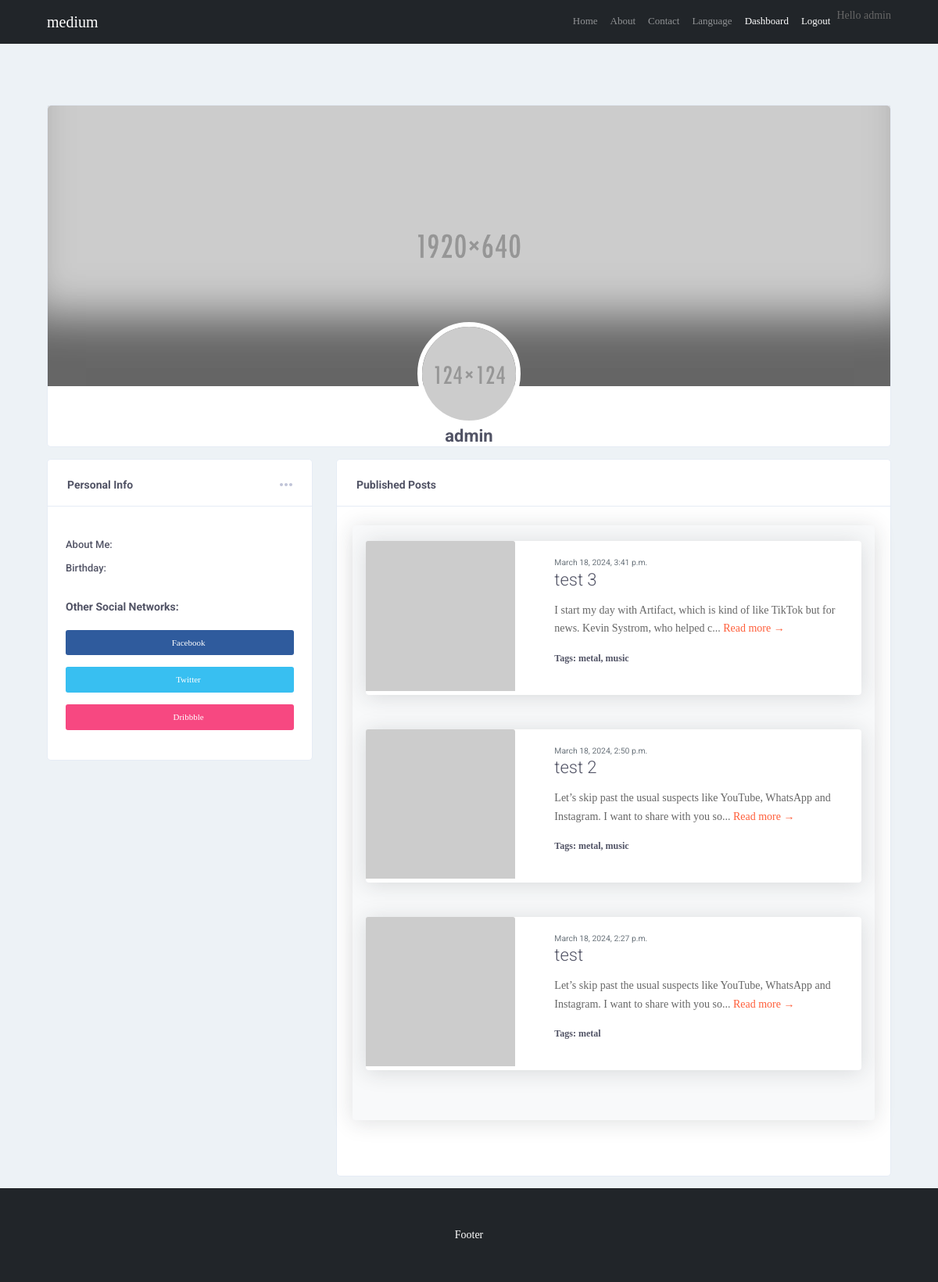
The page /en/account/profile/admin (signed in) on the database its author committed.
### bloghome/models.py (models this page shows, shortened)
class Post(models.Model):
	class Status(models.TextChoices):
		DRAFT = 'DF', 'Draft'
		PUBLISHED = 'PB', 'Published'
	title = models.CharField(max_length=264,)
	slug = models.SlugField(max_length=264,
									unique_for_date='publish')
	author = models.ForeignKey(settings.AUTH_USER_MODEL,
								on_delete=models.CASCADE,
								related_name='blog_posts')
	body = RichTextField(blank=True, null=True)
	image = models.ImageField(upload_to='Posts', blank=True, null=True)
	publish = models.DateTimeField(default=timezone.now)
	created = models.DateTimeField(auto_now_add=True)
	updated = models.DateTimeField(auto_now=True)
	status = models.CharField(max_length=2,
							choices=Status.choices,
							default=Status.DRAFT)
	objects = models.Manager()
	published = PublishedManager()
	tags = TaggableManager()
	class Meta:
		ordering = ['-publish']
		indexes = [
			models.Index(fields=['-publish']),
		]
	def get_absolute_url(self):
		return reverse('blog:post_detail',
							args=[self.publish.year,
									self.publish.month,
									self.publish.day,
									self.slug])

### account/views.py (the view)
# urls.py: path('profile/<str:user_name>', views.profile, name='profile'),
@login_required
def profile(request, user_name):
    user = get_object_or_404(User,
                             username=user_name)
    posts = Post.published.filter(author=user)
    profile_url = reverse('profile', kwargs={'user_name': user_name})
    context = {'user': user,
                'profile_url': profile_url,
                'posts': posts}
    return render(request, 'account/profile.html', context)

### bloghome/models.py (called while the page is built)
	def get_queryset(self):
		return super().get_queryset()\
								.filter(status=Post.Status.PUBLISHED)

### bloghome/templatetags/minimize_text.py (called while the page is built)
@register.filter
def minimize_text(text, max_length=100):
	if len(text) <= max_length:
		return text
	else:
		return text[:max_length] + '...'

### account/templates/account/profile.html (shortened to what this page needs)
{% extends 'base.html' %}
{% load static %}
{% load minimize_text%}
{% load i18n %}
{% block content %}
<br><br><br><br>
<div class="container">
	<div class="row">
		<div class="col col-xl-12 col-lg-12 col-md-12 col-sm-12 col-12">
			<div class="ui-block">
				<div class="top-header">
					<div class="top-header-thumb">
						{% if user.profile.back_photo %}
							<img src="{{ user.profile.back_photo.url }}" alt="nature">
						{% else %}
							<img src="{% static 'images/img/top-header1.jpg' %}" alt="nature">
						{% endif %}
					</div>
					<div class="profile-section">
							<div class="col col-lg-5 ml-auto col-md-5 col-sm-12 col-12">
							</div>
						</div>
					</div>
					<div class="top-header-author">
						<a href="#" class="author-thumb">
							{% if user.profile.detail_photo %}
								<img src="{{ user.profile.detail_photo.url }}" alt="author">
							{% else %}
								<img src="{% static 'images/img/author-main1.jpg' %}" alt="author">
							{% endif %}
						</a>
						<div class="author-content">
							<a href="#" class="h4 author-name">{{ user.username }}</a>
						</div>
					</div>
				</div>
			</div>
		</div>
	</div>
<div class="container">
	<div class="row">
		<div class="col col-xl-8 order-xl-2 col-lg-8 order-lg-2 col-md-12 order-md-1 col-sm-12 col-12">
			<div class="ui-block">
				<div class="ui-block-title">
					<h6 class="title">{% trans 'Published Posts' %}</h6>
					<a href="#" class="more"><svg class="olymp-three-dots-icon"><use xlink:href="{% static 'images/svg-icons/sprites/icons.svg#olymp-three-dots-icon' %}"></use></svg></a>
				</div>
				<div class="ui-block-content">
					<div class="row">
						<div class="">
							<section class="mb-5">
								<div class="card bg-light">
									<div class="card-body">
										{% if posts %}
										<div class="row">
											{% for post in posts %}
											<div class="comment-container">
												<div class="card mb-4">
													<div class="row">
														<div class="col-md">
															{% if post.image %}
																<a href="{{ post.get_absolute_url }}"><img class="card-img-top square-img" src="{{ post.image.url }}" alt="..." /></a>
															{% else %}
																<a href="{{ post.get_absolute_url }}"><img class="card-img-top square-img" src="https://dummyimage.com/700x700/dee2e6/6c757d.jpg" alt="..." /></a>
															{% endif %}
														</div>
														<div class="col-md-8">
															<div class="card-body">
																<div class="small text-muted">{{ post.publish }}</div>
																<h2 class="card-title h4">{{ post.title }}</h2>
																<p class="card-text">{{ post.body|minimize_text|safe }}
																	<a class="#" href="{{ post.get_absolute_url }}">{% trans 'Read more →' %}</a>
																</p>
																	<p class='tags'>{% trans 'Tags:' %} {{ post.tags.all|join:", " }}
																</p>
															</div>
														</div>
													</div>
												</div>
											</div>
											{% endfor %}
										</div>
										{% else %}
											<p class='ms-3'>{% trans 'This user published no posts' %}</p>
										{% endif %}
									</div>
								</div>
							</section>
						</div>
					</div>
				</div>
			</div>
		</div>
		<div class="col col-xl-4 order-xl-1 col-lg-4 order-lg-1 col-md-12 order-md-2 col-sm-12 col-12">
			<div class="ui-block">
				<div class="ui-block-title">
					<h6 class="title">{% trans 'Personal Info' %}</h6>
					<a href="#" class="more"><svg class="olymp-three-dots-icon"><use xlink:href="svg-icons/sprites/icons.svg#olymp-three-dots-icon"></use></svg></a>
				</div>
				<div class="ui-block-content">
					<ul class="widget w-personal-info">
						<li>
							<span class="title">{% trans 'About Me:' %}</span>
						</li>
						<li>
							<span class="title">{% trans 'Birthday:' %}</span>
						</li>
					</ul>
					<div class="widget w-socials">
						<h6 class="title">{% trans 'Other Social Networks:' %}</h6>
						<a href="#" class="social-item bg-facebook">
							<i class="fab fa-facebook-f" aria-hidden="true"></i>
							{% trans 'Facebook' %}
						</a>
						<a href="#" class="social-item bg-twitter">
							<i class="fab fa-twitter" aria-hidden="true"></i>
							{% trans 'Twitter' %}
						</a>
						<a href="#" class="social-item bg-dribbble">
							<i class="fab fa-dribbble" aria-hidden="true"></i>
							{% trans 'Dribbble' %}
						</a>
					</div>
				</div>
			</div>
		</div>
	</div>
</div>
{% endblock content %}

### bloghome/templates/base.html (shortened to what this page needs)
{% load static %}
{% load i18n %}
<html lang="en">
  <head>
    <link rel="stylesheet" type="text/css" href="{% static 'Bootstrap/dist/css/bootstrap-reboot.css' %}">
    <link rel="stylesheet" type="text/css" href="{% static 'Bootstrap/dist/css/bootstrap.css' %}">
    <link rel="stylesheet" type="text/css" href="{% static 'Bootstrap/dist/css/bootstrap-grid.css' %}">
    <link rel="stylesheet" type="text/css" href="{% static 'css/main.min.css' %}">
    <link rel="stylesheet" type="text/css" href="{% static 'css/fonts.min.css' %}">
    <link href="https://cdn.jsdelivr.net/npm/bootstrap@5.3.3/dist/css/bootstrap.min.css" rel="stylesheet">
    <link href="https://cdn.jsdelivr.net/npm/bootstrap@5.0.1/dist/css/bootstrap.min.css" rel="stylesheet">
    <link href="{% static 'css/profile.css' %}" rel="stylesheet">
    <link href="{% static 'css/button.css' %}" rel="stylesheet">
    <link rel="stylesheet" type="text/css" href="{% static 'vendor/bootstrap/css/bootstrap.min.css' %}" />
    <link rel="stylesheet" type="text/css" href="{% static 'fonts/font-awesome-4.7.0/css/font-awesome.min.css' %}" />
    <link rel="stylesheet" type="text/css" href="{% static 'vendor/animate/animate.css' %}" />
    <link rel="stylesheet" type="text/css" href="{% static 'vendor/css-hamburgers/hamburgers.min.css' %}" />
    <link rel="stylesheet" type="text/css" href="{% static 'vendor/animsition/css/animsition.min.css' %}" />
    <link rel="stylesheet" type="text/css" href="{% static 'vendor/select2/select2.min.css' %}" />
    <link rel="stylesheet" type="text/css" href="{% static 'vendor/daterangepicker/daterangepicker.css' %}" />
    <link rel="stylesheet" type="text/css" href="{% static 'css/util.css' %}" />
    <link rel="stylesheet" type="text/css" href="{% static 'css/main.css' %}" />
    <link href="{% static 'css/blog.css' %}" rel="stylesheet" />
	<link rel="stylesheet" type="text/css" href="{% static 'Bootstrap/dist/css/bootstrap-reboot.css' %}">
	<link rel="stylesheet" type="text/css" href="{% static 'Bootstrap/dist/css/bootstrap.css' %}">
	<link rel="stylesheet" type="text/css" href="{% static 'Bootstrap/dist/css/bootstrap-grid.css' %}">
	<link rel="stylesheet" type="text/css" href="{% static 'css/main.min.css' %}">
	<link rel="stylesheet" type="text/css" href="{% static 'css/fonts.min.css' %}">
  </head>
  <body>
    <nav class="navbar navbar-expand-lg navbar-dark bg-dark">
      <div class="container">
        <a class="navbar-brand" href="{% url 'blog:post_list' %}">{% trans 'medium' %}</a>
        <div class="collapse navbar-collapse" id="navbarSupportedContent">
          <ul class="navbar-nav ms-auto mb-2 mb-lg-0">
            <li class="nav-item">
              <a class="nav-link" href="{% url 'blog:post_list' %}">{% trans 'Home' %}</a>
            </li>
            <li class="nav-item">
              <a class="nav-link" href="#!">{% trans 'About' %}</a>
            </li>
            <li class="nav-item">
              <a class="nav-link" href="#!">{% trans 'Contact' %}</a>
            </li>
            {% get_current_language as LANGUAGE_CODE %}
            {% get_available_languages as LANGUAGES %}
            {% get_language_info_list for LANGUAGES as languages %}
            <li class="nav-item dropdown">
              <a class="nav-link dropdown" href="#" role="button" data-bs-toggle="dropdown" aria-expanded="false">
                {% trans 'Language' %}
              </a>
            </li>
            {% if request.user.is_authenticated %}
              <li {% if section == "dashboard" %} class="nav-item" {% endif %}>
                <a class="nav-link active" aria-current="page" href='{% url "dashboard" %}'>{% trans 'Dashboard' %}</a>
              </li>
            {% endif %}
            {% if request.user.is_authenticated %}
              <a class="nav-link active" href="{% url "logout" %}">{% trans 'Logout' %}</a>
              <p>{% trans 'Hello' %} {{ request.user.first_name|default:request.user.username }}</p>
              {% else %}
              <a class="nav-link active" href="{% url "user_login" %}">{% trans 'Log-in' %}</a>
            {% endif %}
          </ul>
        </div>
      </div>
    </nav>
    {% block content %}
    {% endblock %}
    <footer class="py-5 bg-dark">
      <div class="container">
        <p class="m-0 text-center text-white">{% trans 'Footer' %}</p>
      </div>
    </footer>
  </body>
</html>

### account/static/css/profile.css (style rules this page uses)
body { background-color: #f9f9fa }
.card { border-radius: 5px; -webkit-box-shadow: 0 1px 20px 0 rgba(69,90,100,0.08); box-shadow: 0 1px 20px 0 rgba(69,90,100,0.08); border: none; margin-bottom: 30px; }
h6 { font-size: 14px; }
.text-muted { color: #919aa3 !important; }

### account/static/css/main.css (style rules this page uses)
* { margin: 0px; padding: 0px; box-sizing: border-box; }
body, html { height: 100%; font-family: Ubuntu-Regular, sans-serif; }
a { font-family: Ubuntu-Regular; font-size: 14px; line-height: 1.7; color: #666666; margin: 0px; transition: all 0.4s; -webkit-transition: all 0.4s; -o-transition: all 0.4s; -moz-transition: all 0.4s; }
h1, h2, h3, h4, h5, h6 { margin: 0px; }
p { font-family: Ubuntu-Regular; font-size: 14px; line-height: 1.7; color: #666666; margin: 0px; }
ul, li { margin: 0px; list-style-type: none; }
body { margin-top: 20px; background-color: #f2f6fc; color: #69707a; }
.card { box-shadow: 0 0.15rem 1.75rem 0 rgb(33 40 50 / 15%); }

### rows shown on the page
Post: publish "March 18, 2024, 3:41 p.m.", title "test 3", body|minimize_text "I start my day with Artifact, which is kind of like TikTok but for news. Kevin Systrom, who helped c...", tags.all "metal, music"
Post: publish "March 18, 2024, 2:50 p.m.", title "test 2", body|minimize_text "Let’s skip past the usual suspects like YouTube, WhatsApp and Instagram. I want to share with you so...", tags.all "metal, music"
Post: publish "March 18, 2024, 2:27 p.m.", title "test", body|minimize_text "Let’s skip past the usual suspects like YouTube, WhatsApp and Instagram. I want to share with you so...", tags.all "metal"

### other values the page prints
{{ request.user.first_name|default:request.user.username }} "admin"
{{ user.username }} "admin"
